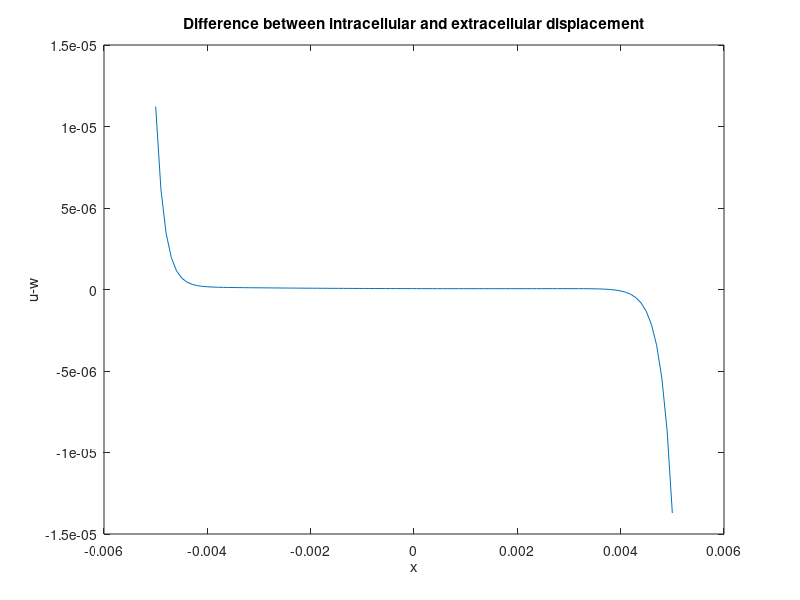

Source code (MATLAB):
close all
clear all
N = 100;
L = 0.005; %0.005m
g = 100000; %100000 Pa/m
mu_zero = 1000; %1000 Pa
nu = 1000; %1000 Pa
K = 50000000000; %50GPa/m2
T = 200; %200Pa
w = zeros(N,1); %Extracellular displacement
u = zeros(N,1); %Intracellular displacement
x = zeros(N,1); %x position, useful when plotting
delta = (2*L)/(N-1); %Spacing along x direction
iterations = 1000;
for i = 1:N
    x(i) = L*(2*(i-1)/(N-1)-1); 
    mu(i) = mu_zero + g*x(i);
end
for k = 1:iterations
    for i = 2:(N-1)
        a(i) = 4*mu(i)*(w(i+1)+w(i-1))+(mu(i+1)-mu(i-1))*(w(i+1)-w(i-1));
        b(i) = 4*nu*(u(i+1)+u(i-1));
        A(i) = 8*mu(i) + K*delta*delta;
        C = 8*nu + K*delta*delta;
        B = K*delta*delta;
        u(i) = (a(i)*B + A(i)*b(i))/(A(i)*C - B*B);
        w(i) = (a(i)/A(i)) + (B/A(i))*((a(i)*B + A(i)*b(i))/(A(i)*C - B*B));
    end
    %Apply Boundary Conditions
    u(1) = u(2) + (T*delta/(4*nu));
    w(1) = w(2);
    u(N) = u(N-1) - (T*delta/(4*nu));
    w(N) = w(N-1);
end 
for i = 1:N
    h(i) = u(i)-w(i);
end 
plot(x,h)  % if you want plot with x in mm, use plot(x*1000,h)?
xlabel('x');
ylabel('u-w');
title('Difference between intracellular and extracellular displacement');